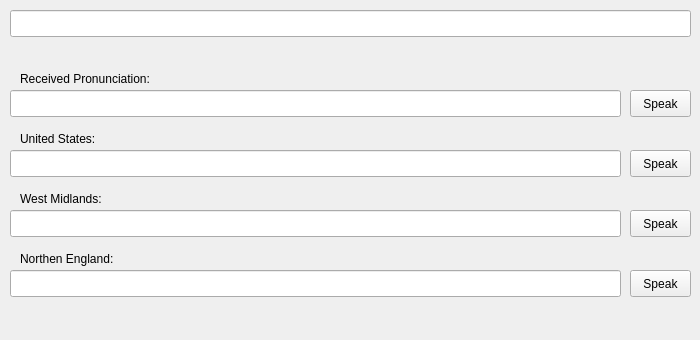
<?xml version="1.0" encoding="UTF-8"?>
<ui version="4.0">
 <class>MainWindow</class>
 <widget class="QMainWindow" name="MainWindow">
  <property name="geometry">
   <rect>
    <x>0</x>
    <y>0</y>
    <width>700</width>
    <height>340</height>
   </rect>
  </property>
  <property name="minimumSize">
   <size>
    <width>700</width>
    <height>340</height>
   </size>
  </property>
  <property name="maximumSize">
   <size>
    <width>700</width>
    <height>340</height>
   </size>
  </property>
  <property name="windowTitle">
   <string>Accend</string>
  </property>
  <widget class="QWidget" name="centralWidget">
   <widget class="QLineEdit" name="text">
    <property name="geometry">
     <rect>
      <x>10</x>
      <y>10</y>
      <width>681</width>
      <height>27</height>
     </rect>
    </property>
   </widget>
   <widget class="QLabel" name="label">
    <property name="geometry">
     <rect>
      <x>20</x>
      <y>70</y>
      <width>661</width>
      <height>17</height>
     </rect>
    </property>
    <property name="text">
     <string>Received Pronunciation:</string>
    </property>
   </widget>
   <widget class="QLineEdit" name="RP">
    <property name="geometry">
     <rect>
      <x>10</x>
      <y>90</y>
      <width>611</width>
      <height>27</height>
     </rect>
    </property>
    <property name="readOnly">
     <bool>true</bool>
    </property>
   </widget>
   <widget class="QPushButton" name="voice_RP">
    <property name="geometry">
     <rect>
      <x>630</x>
      <y>90</y>
      <width>61</width>
      <height>27</height>
     </rect>
    </property>
    <property name="text">
     <string>Speak</string>
    </property>
   </widget>
   <widget class="QPushButton" name="voice_USA">
    <property name="geometry">
     <rect>
      <x>630</x>
      <y>150</y>
      <width>61</width>
      <height>27</height>
     </rect>
    </property>
    <property name="text">
     <string>Speak</string>
    </property>
   </widget>
   <widget class="QLabel" name="label_2">
    <property name="geometry">
     <rect>
      <x>20</x>
      <y>130</y>
      <width>661</width>
      <height>17</height>
     </rect>
    </property>
    <property name="text">
     <string>United States:</string>
    </property>
   </widget>
   <widget class="QLineEdit" name="USA">
    <property name="geometry">
     <rect>
      <x>10</x>
      <y>150</y>
      <width>611</width>
      <height>27</height>
     </rect>
    </property>
    <property name="readOnly">
     <bool>true</bool>
    </property>
   </widget>
   <widget class="QPushButton" name="voice_WM">
    <property name="geometry">
     <rect>
      <x>630</x>
      <y>210</y>
      <width>61</width>
      <height>27</height>
     </rect>
    </property>
    <property name="text">
     <string>Speak</string>
    </property>
   </widget>
   <widget class="QLabel" name="label_3">
    <property name="geometry">
     <rect>
      <x>20</x>
      <y>190</y>
      <width>661</width>
      <height>17</height>
     </rect>
    </property>
    <property name="text">
     <string>West Midlands:</string>
    </property>
   </widget>
   <widget class="QLineEdit" name="WM">
    <property name="geometry">
     <rect>
      <x>10</x>
      <y>210</y>
      <width>611</width>
      <height>27</height>
     </rect>
    </property>
    <property name="readOnly">
     <bool>true</bool>
    </property>
   </widget>
   <widget class="QPushButton" name="voice_NE">
    <property name="geometry">
     <rect>
      <x>630</x>
      <y>270</y>
      <width>61</width>
      <height>27</height>
     </rect>
    </property>
    <property name="text">
     <string>Speak</string>
    </property>
   </widget>
   <widget class="QLabel" name="label_4">
    <property name="geometry">
     <rect>
      <x>20</x>
      <y>250</y>
      <width>661</width>
      <height>17</height>
     </rect>
    </property>
    <property name="text">
     <string>Northen England:</string>
    </property>
   </widget>
   <widget class="QLineEdit" name="NE">
    <property name="geometry">
     <rect>
      <x>10</x>
      <y>270</y>
      <width>611</width>
      <height>27</height>
     </rect>
    </property>
    <property name="readOnly">
     <bool>true</bool>
    </property>
   </widget>
  </widget>
 </widget>
 <layoutdefault spacing="6" margin="11"/>
 <resources/>
 <connections/>
</ui>
